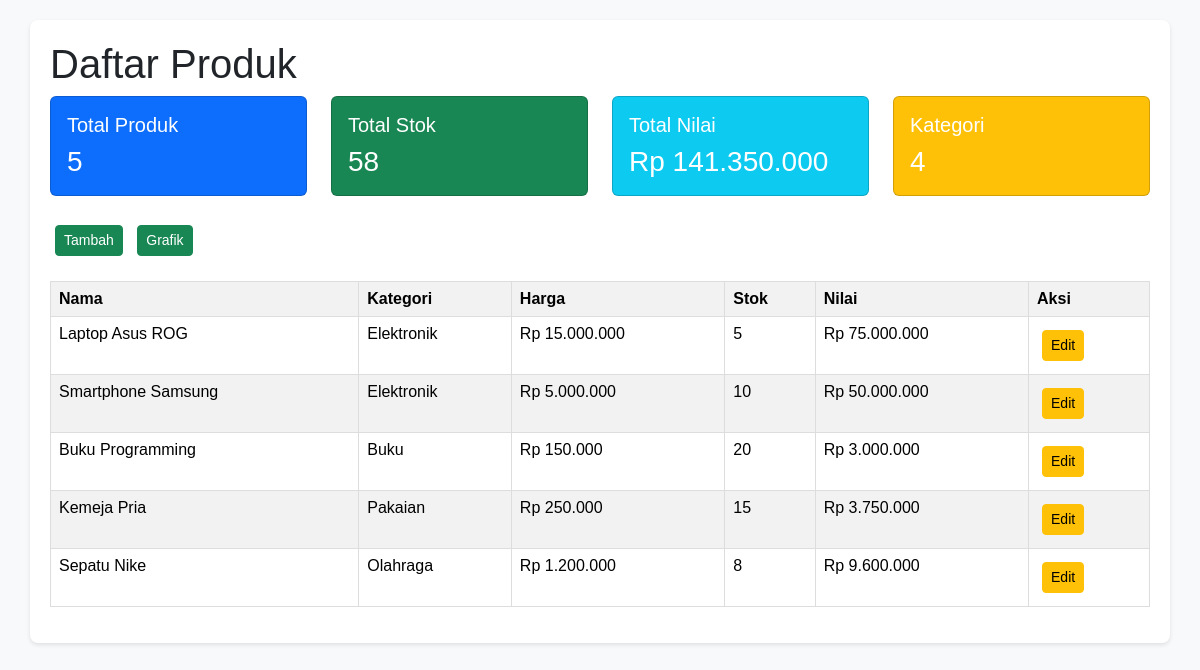
The app's page /produk/list.php with its own data.
### tables this page shows
CREATE TABLE IF NOT EXISTS products (
    id BIGINT PRIMARY KEY,
    name VARCHAR(255) NOT NULL,
    category VARCHAR(255) NOT NULL,
    price DECIMAL(10,2) NOT NULL,
    stock INT NOT NULL,
    created_at TIMESTAMP DEFAULT CURRENT_TIMESTAMP,
    updated_at TIMESTAMP DEFAULT CURRENT_TIMESTAMP ON UPDATE CURRENT_TIMESTAMP
);

### config/database.php (called while the page is built, shortened)
<?php
function getDBConnection() {
    try {
        $pdo = new PDO(
            "mysql:host=" . DB_HOST . ";dbname=" . DB_NAME . ";charset=utf8",
            DB_USER,
            DB_PASS,
            [
                PDO::ATTR_ERRMODE => PDO::ERRMODE_EXCEPTION,
                PDO::ATTR_DEFAULT_FETCH_MODE => PDO::FETCH_ASSOC,
                PDO::ATTR_EMULATE_PREPARES => false
            ]
        );
        return $pdo;
    } catch (PDOException $e) {
        die("Database connection failed: " . $e->getMessage());
    }
}
?>

### config/dbloader.php (called while the page is built, shortened)
<?php
require_once 'database.php';
class ProductManager {
    private $pdo;
    public function __construct() {
        $this->pdo = getDBConnection();
    }
    public function loadProducts() {
        try {
            $stmt = $this->pdo->prepare("SELECT * FROM products ORDER BY created_at DESC");
            $stmt->execute();
            $products = $stmt->fetchAll();
            if (!empty($products)) {
                return $products;
            }
            return [];
        } catch (Exception $e) {
            return loadProducts();
        }
    }
    public function getProductStats() {
        try {
            $stats = [];
            $stmt = $this->pdo->prepare("SELECT COUNT(*) as total FROM products");
            $stmt->execute();
            $stats['total'] = $stmt->fetch()['total'];
            $stmt = $this->pdo->prepare("SELECT SUM(stock) as total_stock FROM products");
            $stmt->execute();
            $stats['total_stock'] = $stmt->fetch()['total_stock'] ?? 0;
            $stmt = $this->pdo->prepare("SELECT SUM(price * stock) as total_value FROM products");
            $stmt->execute();
            $stats['total_value'] = $stmt->fetch()['total_value'] ?? 0;
            $stmt = $this->pdo->prepare("SELECT category, COUNT(*) as count FROM products GROUP BY category");
            $stmt->execute();
            $stats['categories'] = $stmt->fetchAll();
            return $stats;
        } catch (Exception $e) {
            $products = loadProducts();
            $stats = [
                'total' => count($products),
                'total_stock' => array_sum(array_column($products, 'stock')),
                'total_value' => array_sum(array_map(function($p) { return $p['price'] * $p['stock']; }, $products)),
                'categories' => []
            ];
            $categories = [];
            foreach ($products as $product) {
                $categories[$product['category']] = ($categories[$product['category']] ?? 0) + 1;
            }
            foreach ($categories as $category => $count) {
                $stats['categories'][] = ['category' => $category, 'count' => $count];
            }
            return $stats;
        }
    }
}
$productManager = new ProductManager();
?>

### produk/list.php (the view, shortened to what this page needs)
<html>
<head>
    <link href="https://cdn.jsdelivr.net/npm/bootstrap@5.3.7/dist/css/bootstrap.min.css" rel="stylesheet">
    <link rel="stylesheet" href="../assets/css/csslist.css">
</head>
<body>
    <div class="container">
        <?php
            require '../config/dbloader.php';
            $products = $productManager->loadProducts();
            $stats = $productManager->getProductStats();
        ?>
        <h1>Daftar Produk</h1>
        <div class="row mb-4">
            <div class="col-md-3">
                <div class="card text-white bg-primary">
                    <div class="card-body">
                        <h5 class="card-title">Total Produk</h5>
                        <p class="card-text h3"><?= $stats['total'] ?></p>
                    </div>
                </div>
            </div>
            <div class="col-md-3">
                <div class="card text-white bg-success">
                    <div class="card-body">
                        <h5 class="card-title">Total Stok</h5>
                        <p class="card-text h3"><?= $stats['total_stock'] ?></p>
                    </div>
                </div>
            </div>
            <div class="col-md-3">
                <div class="card text-white bg-info">
                    <div class="card-body">
                        <h5 class="card-title">Total Nilai</h5>
                        <p class="card-text h3">Rp <?= number_format($stats['total_value'], 0, ',', '.') ?></p>
                    </div>
                </div>
            </div>
            <div class="col-md-3">
                <div class="card text-white bg-warning">
                    <div class="card-body">
                        <h5 class="card-title">Kategori</h5>
                        <p class="card-text h3"><?= count($stats['categories']) ?></p>
                    </div>
                </div>
            </div>
        </div>
        <button class="btn btn-success btn-sm" data-bs-toggle="modal" data-bs-target="#createModal">Tambah</button>
        <a href="../index.php/chart" class="btn btn-success btn-sm">Grafik</a>
        <table class="table table-striped">
            <tr>
                <th>Nama</th>
                <th>Kategori</th>
                <th>Harga</th>
                <th>Stok</th>
                <th>Nilai</th>
                <th>Aksi</th>
            </tr>
            <?php
            foreach ($products as $product) {
                $totalValue = $product['price'] * $product['stock'];
                echo "<tr>";
                echo "<td>{$product['name']}</td>";
                echo "<td>{$product['category']}</td>";
                echo "<td>Rp " . number_format($product['price'], 0, ',', '.') . "</td>";
                echo "<td>{$product['stock']}</td>";
                echo "<td>Rp " . number_format($totalValue, 0, ',', '.') . "</td>";
                echo '<td>';
                echo '<button class="btn btn-warning btn-sm" data-bs-toggle="modal" data-bs-target="#updateModal"';
                echo ' onclick=\'editProduct(' . json_encode($product, JSON_HEX_APOS | JSON_HEX_QUOT) . ')\'';
                echo '>Edit</button>';
                echo '</td>';
                echo "</tr>";
            }
            ?>
        </table>
    </div>
</body>
</html>

### assets/css/csslist.css (style rules this page uses)
body { font-family: Arial, sans-serif; background-color: #f8f9fa; padding: 20px; }
.container { background-color: white; border-radius: 8px; padding: 20px; box-shadow: 0 2px 4px rgba(0,0,0,0.1); }
table { width: 100%; border-collapse: collapse; margin-top: 20px; }
th, td { border: 1px solid #ddd; padding: 12px; text-align: left; }
th { background-color: #f2f2f2; font-weight: bold; }
.btn { margin: 5px; }

### records on screen
products: name "Laptop Asus ROG", category "Elektronik", price "15.000.000", stock "5", totalValue "75.000.000"
products: name "Smartphone Samsung", category "Elektronik", price "5.000.000", stock "10", totalValue "50.000.000"
products: name "Buku Programming", category "Buku", price "150.000", stock "20", totalValue "3.000.000"
products: name "Kemeja Pria", category "Pakaian", price "250.000", stock "15", totalValue "3.750.000"
products: name "Sepatu Nike", category "Olahraga", price "1.200.000", stock "8", totalValue "9.600.000"

### other values on screen
$stats['total'] "5"
$stats['total_stock'] "58"
$stats['total_value'] "141.350.000"
count($stats['categories']) "4"
